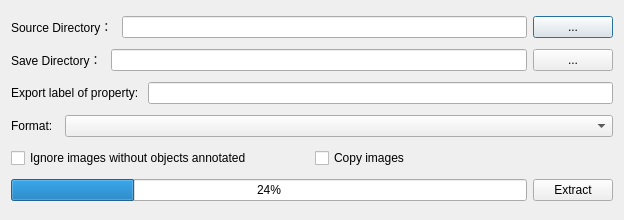
<?xml version="1.0" encoding="UTF-8"?>
<ui version="4.0">
 <class>Dialog</class>
 <widget class="QDialog" name="Dialog">
  <property name="geometry">
   <rect>
    <x>0</x>
    <y>0</y>
    <width>624</width>
    <height>220</height>
   </rect>
  </property>
  <property name="windowTitle">
   <string>Dialog</string>
  </property>
  <layout class="QVBoxLayout" name="verticalLayout">
   <item>
    <layout class="QHBoxLayout" name="horizontalLayout_2">
     <item>
      <widget class="QLabel" name="label_2">
       <property name="text">
        <string>Source Directory： </string>
       </property>
      </widget>
     </item>
     <item>
      <widget class="QLineEdit" name="source"/>
     </item>
     <item>
      <widget class="QPushButton" name="source_button">
       <property name="text">
        <string>...</string>
       </property>
      </widget>
     </item>
    </layout>
   </item>
   <item>
    <layout class="QHBoxLayout" name="horizontalLayout">
     <item>
      <widget class="QLabel" name="label">
       <property name="text">
        <string>Save Directory： </string>
       </property>
      </widget>
     </item>
     <item>
      <widget class="QLineEdit" name="dest"/>
     </item>
     <item>
      <widget class="QPushButton" name="dest_button">
       <property name="text">
        <string>...</string>
       </property>
      </widget>
     </item>
    </layout>
   </item>
   <item>
    <layout class="QHBoxLayout" name="horizontalLayout_5">
     <item>
      <widget class="QLabel" name="label_3">
       <property name="text">
        <string>Export label of property: </string>
       </property>
      </widget>
     </item>
     <item>
      <widget class="QLineEdit" name="property"/>
     </item>
    </layout>
   </item>
   <item>
    <layout class="QHBoxLayout" name="horizontalLayout_6">
     <item>
      <widget class="QLabel" name="label_4">
       <property name="sizePolicy">
        <sizepolicy hsizetype="Minimum" vsizetype="Preferred">
         <horstretch>0</horstretch>
         <verstretch>0</verstretch>
        </sizepolicy>
       </property>
       <property name="text">
        <string>Format:  </string>
       </property>
      </widget>
     </item>
     <item>
      <widget class="QComboBox" name="format">
       <property name="sizePolicy">
        <sizepolicy hsizetype="MinimumExpanding" vsizetype="Fixed">
         <horstretch>0</horstretch>
         <verstretch>0</verstretch>
        </sizepolicy>
       </property>
      </widget>
     </item>
    </layout>
   </item>
   <item>
    <layout class="QHBoxLayout" name="horizontalLayout_4">
     <item>
      <widget class="QCheckBox" name="ignore_empty">
       <property name="text">
        <string>Ignore images without objects annotated</string>
       </property>
      </widget>
     </item>
     <item>
      <widget class="QCheckBox" name="copy_image">
       <property name="text">
        <string>Copy images</string>
       </property>
      </widget>
     </item>
    </layout>
   </item>
   <item>
    <layout class="QHBoxLayout" name="horizontalLayout_3">
     <item>
      <widget class="QProgressBar" name="progress">
       <property name="value">
        <number>24</number>
       </property>
      </widget>
     </item>
     <item>
      <widget class="QPushButton" name="extract_button">
       <property name="text">
        <string>Extract</string>
       </property>
      </widget>
     </item>
    </layout>
   </item>
  </layout>
 </widget>
 <resources/>
 <connections/>
</ui>
